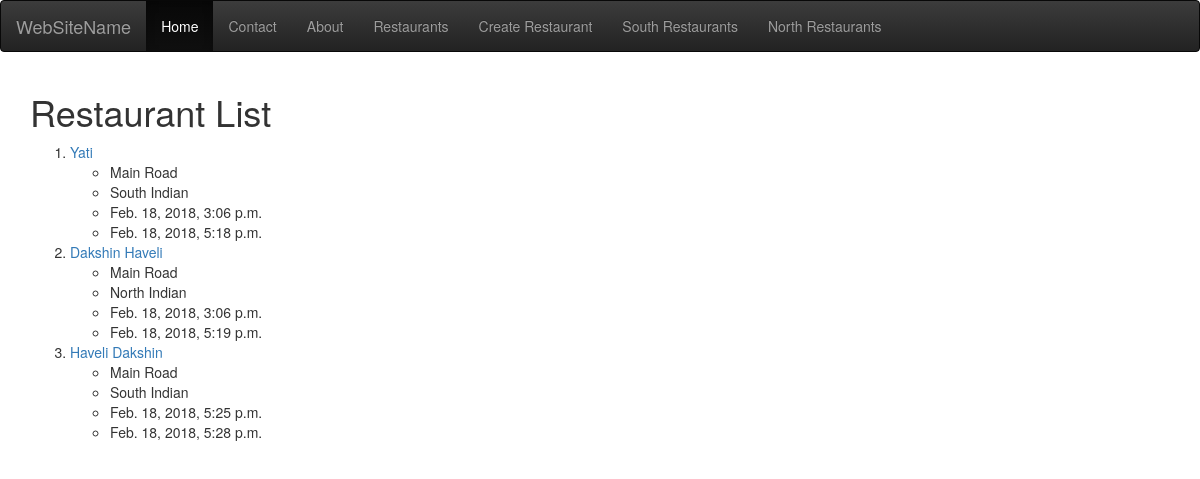
/restaurants/, run on an earlier commit of the app's database.
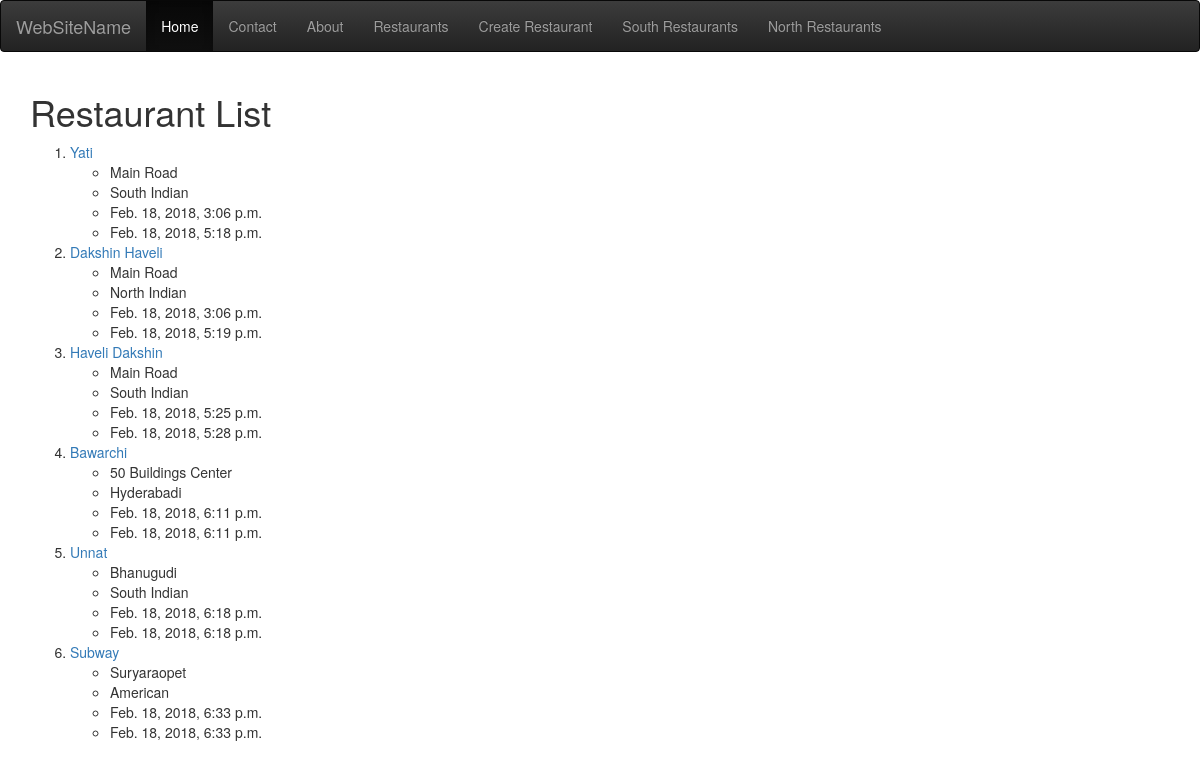
And on a later commit of the database.
### restaurants/models.py (models this page shows, shortened)
class RestaurantLocation(models.Model):
    owner = models.ForeignKey(User)
    name = models.CharField(max_length=120)
    location = models.CharField(max_length=120, null=True, blank=True)
    category = models.CharField(max_length=120, null=True, blank=True)
    timestamp = models.DateTimeField(auto_now_add=True)
    updated = models.DateTimeField(auto_now=True)
    slug = models.SlugField(null=True, blank=True)

### restaurants/views.py (the view)
# urls.py: url(r'^restaurants/$', RestaurantListView.as_view()),
class RestaurantListView(ListView):
    template_name = 'restaurants/restaurant_list.html'
    def get_queryset(self):
        slug = self.kwargs.get('slug')
        if slug:
            queryset = RestaurantLocation.objects.filter(
                Q(category__icontains=slug) |
                Q(name__icontains=slug)
            )
        else:
            queryset = RestaurantLocation.objects.all()
        return queryset

### restaurants/templates/restaurants/restaurant_list.html (shortened to what this page needs)
{% extends 'base.html' %}
{% block content %}
    <h1>Restaurant List</h1>
    <ol>
        {% for object in object_list %}
            <li><a href="/restaurant/{{ object.slug }}/">{{ object.name }}</a></li>
                <ul>
                    <li>{{ object.location }}</li>
                    <li>{{ object.category }}</li>
                    <li>{{ object.timestamp }}</li>
                    <li>{{ object.updated }}</li>
                </ul>
        {% endfor %}
    </ol>
{% endblock content %}

### templates/base.html (shortened to what this page needs)
<!DOCTYPE html>
<html lang="en">
<head>
    {% include 'snippets/css.html' %}
</head>
<body>
{% include 'snippets/nav.html' %}
<div class="container">
    {% block content %}
    {% endblock content %}
</div>
</body>
</html>

### templates/snippets/css.html (shortened to what this page needs)
<link rel="stylesheet" href="https://maxcdn.bootstrapcdn.com/bootstrap/3.3.7/css/bootstrap.min.css"
>
<link rel="stylesheet" href="https://maxcdn.bootstrapcdn.com/bootstrap/3.3.7/css/bootstrap-theme.min.css"
>

### templates/snippets/nav.html
<nav class="navbar navbar-inverse">
  <div class="container-fluid">
    <div class="navbar-header">
      <a class="navbar-brand" href="#">WebSiteName</a>
    </div>
    <ul class="nav navbar-nav">
      <li class="active"><a href="/">Home</a></li>
      <li><a href="/contact/">Contact</a></li>
      <li><a href="/about/">About</a></li>
      <li><a href="/restaurants/">Restaurants</a></li>
      <li><a href="/restaurants/create/">Create Restaurant</a></li>
      <li><a href="/restaurants/south/">South Restaurants</a></li>
      <li><a href="/restaurants/north/">North Restaurants</a></li>
    </ul>
  </div>
</nav>

What changed in the data, as far as the page shows it:
added RestaurantLocation: name "Bawarchi", location "50 Buildings Center", category "Hyderabadi", timestamp "Feb. 18, 2018, 6:11 p.m.", updated "Feb. 18, 2018, 6:11 p.m."
added RestaurantLocation: name "Unnat", location "Bhanugudi", category "South Indian", timestamp "Feb. 18, 2018, 6:18 p.m.", updated "Feb. 18, 2018, 6:18 p.m."
added RestaurantLocation: name "Subway", location "Suryaraopet", category "American", timestamp "Feb. 18, 2018, 6:33 p.m.", updated "Feb. 18, 2018, 6:33 p.m."
